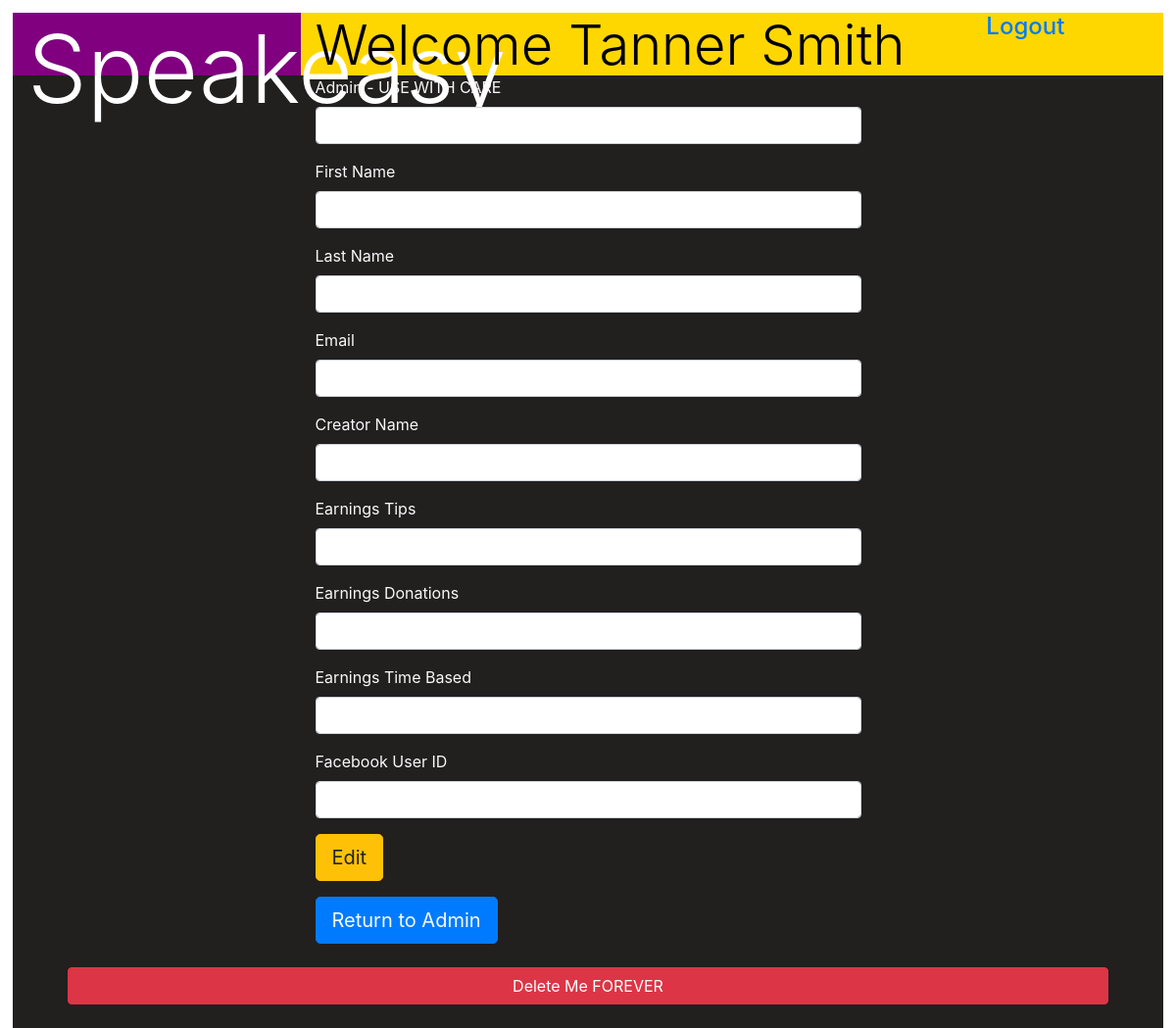
The app's page /editUser/2, older data.
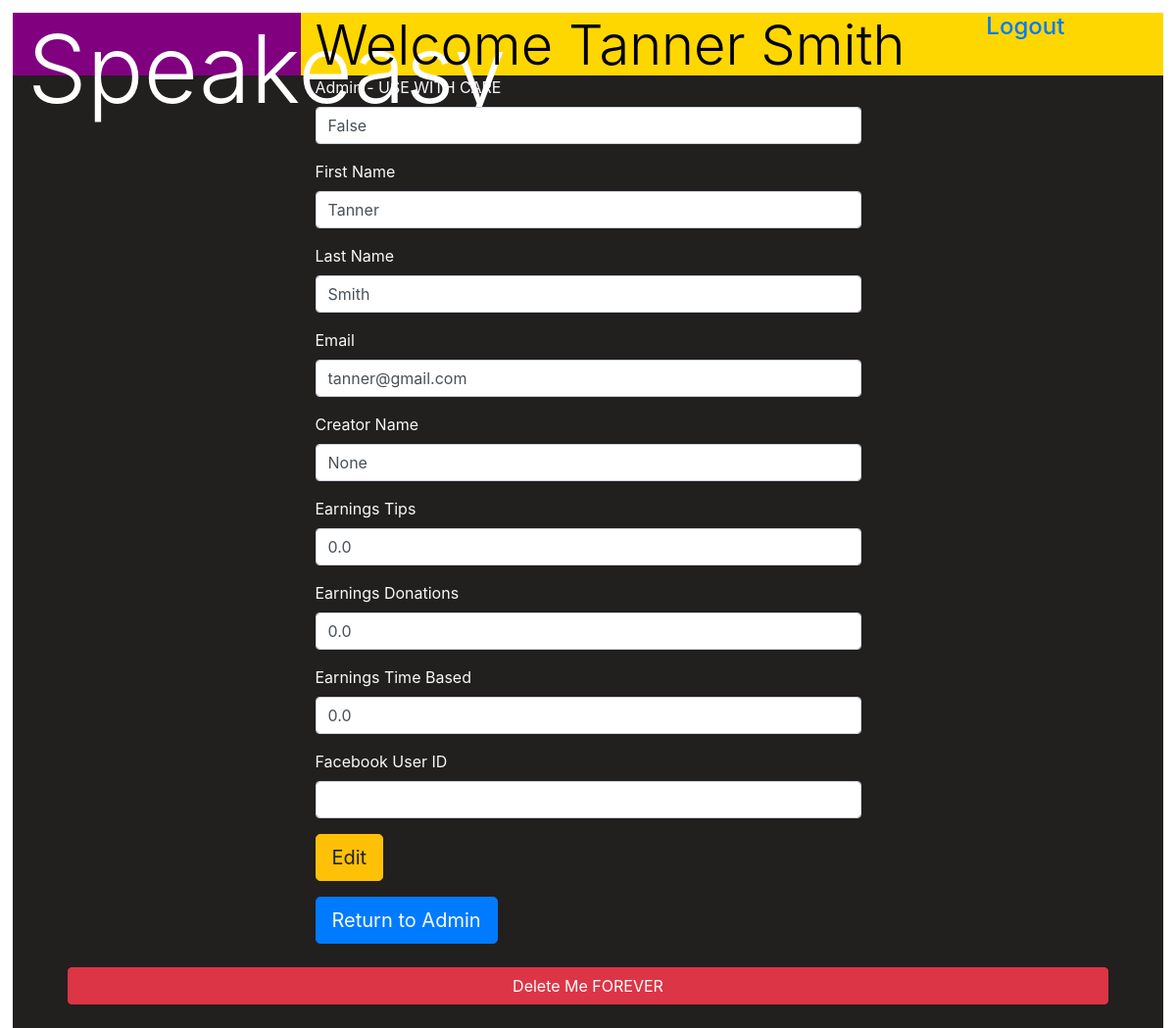
The same page, newer data.
### models.py (models this page shows, shortened)
class Users(db.Model):
    __tablename__ = 'Users'
    id = db.Column(db.Integer, primary_key=True)
    admin = db.Column(db.BOOLEAN, default = False)
    first_name = db.Column(db.String(255))
    last_name = db.Column(db.String(255))
    email = db.Column(db.String(255))
    passwordHash = db.Column(db.String(255))    #only for non-facebook users
    creator_name = db.Column(db.String(255))
    earnings_tips = db.Column(db.Float, default = 0.00)
    earnings_donations = db.Column(db.Float, default = 0.00)
    earnings_watcher_seconds = db.Column(db.Float, default = 0.00)
    description = db.Column(db.Text, default = "About Me...")
    user_image = db.Column(db.String(255), default = "blank_profile.png")  #retrieve from OAuth Facebook Picture, default will be path to default avatar
    stream = db.relationship("Streams", uselist = False, backref = "creator")
    videos = db.relationship("Videos", backref = "creator")
    fb_user_id = db.relationship("FBUsers", uselist = False, backref = "user")
    created_at = db.Column(db.DateTime)
    updated_at = db.Column(db.DateTime)

### app.py (the view)
@app.route("/editUser/<userID>")
def editUserPage(userID):
    userToEdit = Users.query.get(userID)
    if "user_id" in session:
        thisUser = Users.query.get(session['user_id'])
        if thisUser.admin == True:
            return render_template('edituser.html', thisUser = thisUser, userToEdit = userToEdit)
        else:
            return redirect('/')
    else:
        testUser = Users.query.get(1) #TEST USER ID
        return render_template('edituser.html', thisUser = testUser, userToEdit = userToEdit)

### templates/edituser.html (shortened to what this page needs)
<!DOCTYPE html>
<html lang="en">
<head>
    <link rel="stylesheet" href="https://stackpath.bootstrapcdn.com/bootstrap/4.4.1/css/bootstrap.min.css">
    <link rel="stylesheet" href="https://cdnjs.cloudflare.com/ajax/libs/font-awesome/5.11.2/css/all.css" />
    <link rel="stylesheet" type="text/css" href="{{ url_for('static', filename='css/style.css') }}">
    <link rel="stylesheet" href="../static/css/style.css">
</head>
<body>
    <div class="wrapper">
        <div class="topbar d-flex flex-lg-row">
            <div class="logobox col-md-3 d-inline-flex align-items-stretch">
                <h1 class="display-1">Speakeasy</h1>
            </div>
            <div class="welcomebox col-md-7 d-inline-flex align-items-stretch">
                <h2 class="display-4">Welcome {{ thisUser.first_name + ' ' + thisUser.last_name }}</h2>
            </div>
            <div class="logoutbox col-md-1 d-inline-flex align-items-stretch">
                <h4 class="display-5 logoutLink"><a href="/logout">Logout</a></h4>
            </div>
        </div>
        <div class="container col-xl-6">
            <form action="/updateUser/{{ userToEdit.id }}" method="POST">
                <div class="form-group">
                    <label class="text-light" for="admin">Admin - USE WITH CARE</label>
                    <input class="form-control" type="text" name="admin" value="{{ userToEdit.admin }}">
                </div>
                <div class="form-group">
                    <label class="text-light" for="first_name">First Name</label>
                    <input class="form-control" type="text" name="first_name" value="{{ userToEdit.first_name }}">
                </div>
                <div class="form-group">
                    <label class="text-light" for="last_name">Last Name</label>
                    <input class="form-control" type="text" name="last_name" value="{{ userToEdit.last_name }}">
                </div>
                <div class="form-group">
                    <label class="text-light" for="email">Email</label>
                    <input class="form-control" type="email" name="email" value="{{ userToEdit.email }}">
                </div>
                <div class="form-group">
                    <label class="text-light" for="creator_name">Creator Name</label>
                    <input class="form-control" type="text" name="creator_name" value="{{ userToEdit.creator_name }}">
                </div>
                <div class="form-group">
                    <label class="text-light" for="earnings_tips">Earnings Tips</label>
                    <input class="form-control" type="number" name="earnings_tips" value="{{ userToEdit.earnings_tips }}">
                </div>
                <div class="form-group">
                    <label class="text-light" for="earnings_donations">Earnings Donations</label>
                    <input class="form-control" type="number" name="earnings_donations" value="{{ userToEdit.earnings_donations }}">
                </div>
                <div class="form-group">
                    <label class="text-light" for="earnings_watcher_seconds">Earnings Time Based</label>
                    <input class="form-control" type="number" name="earnings_watcher_seconds" value="{{ userToEdit.earnings_watcher_seconds }}">
                </div>
                <div class="form-group">
                    <label class="text-light" for="fb_user_id">Facebook User ID</label>
                    <input class="form-control" type="number" name="fb_user_id" value="{{ userToEdit.fb_user_id }}">
                </div>
                <input class="btn btn-warning btn-lg mb-3" type="submit" value="Edit">
            </form>
            <div class="btn btn-lg btn-primary">
                <a class="text-light" href="/admin">Return to Admin</a>
            </div>
        </div>
        <div class="container">
            <a href="/deleteUser/{{ userToEdit.id }}" class="btn btn-danger d-block m-4">Delete Me FOREVER</a>
        </div>
    </div>
</body>
</html>

Row changes from the older to the newer data that the page shows:
added Users: admin "False", first_name "Tanner", last_name "Smith", email "tanner@gmail.com", creator_name "None", earnings_tips "0.0", earnings_donations "0.0", earnings_watcher_seconds "0.0"
